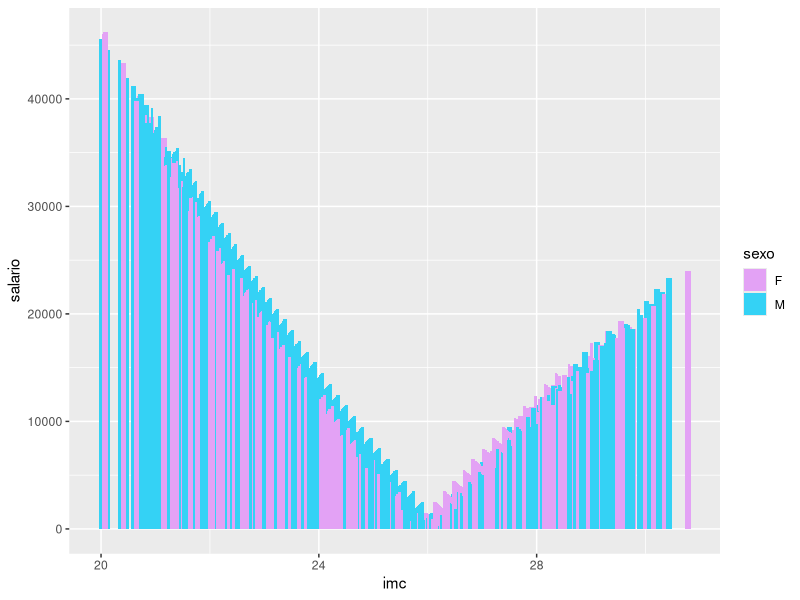
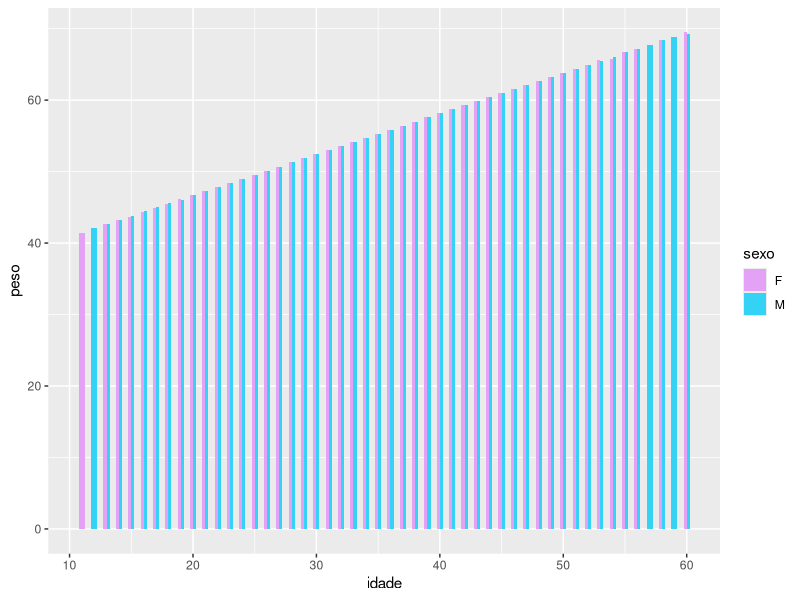
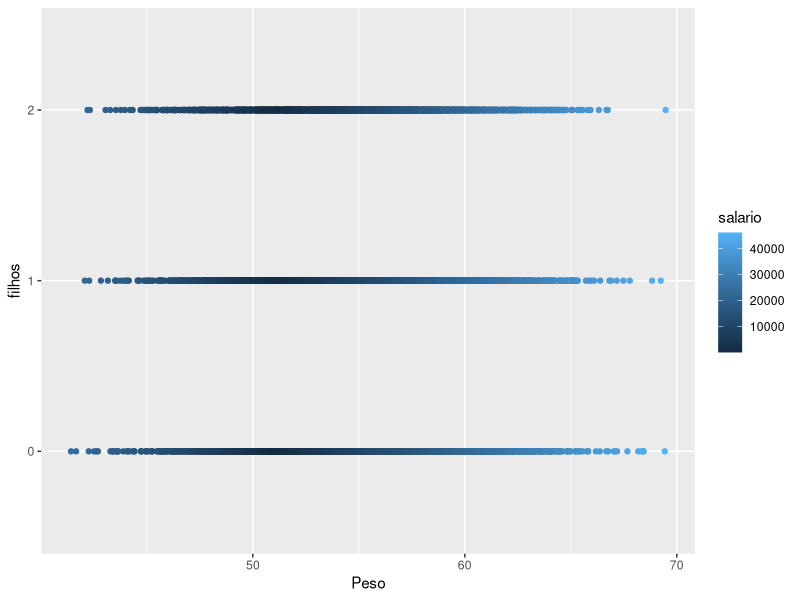
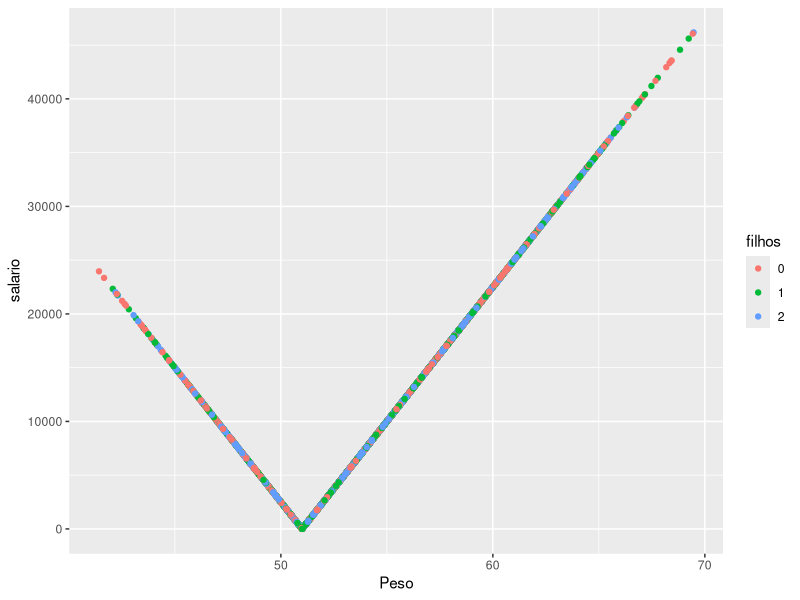
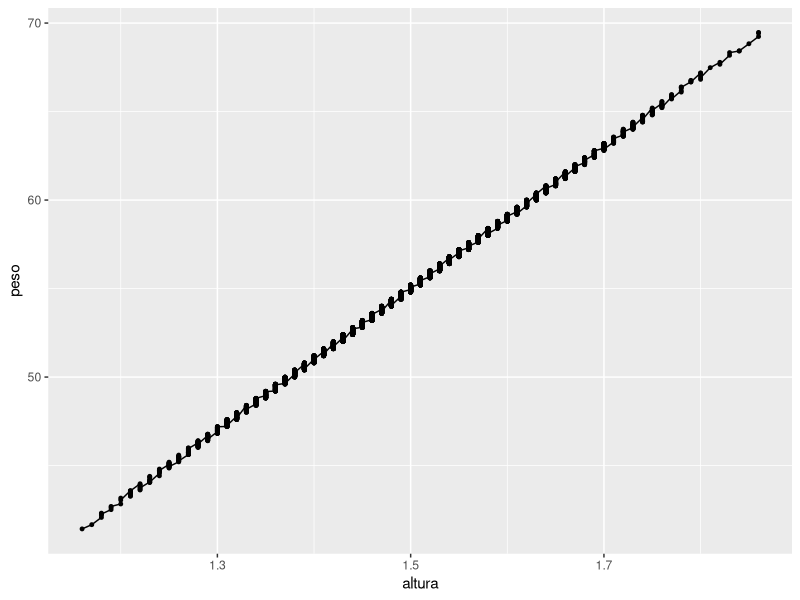
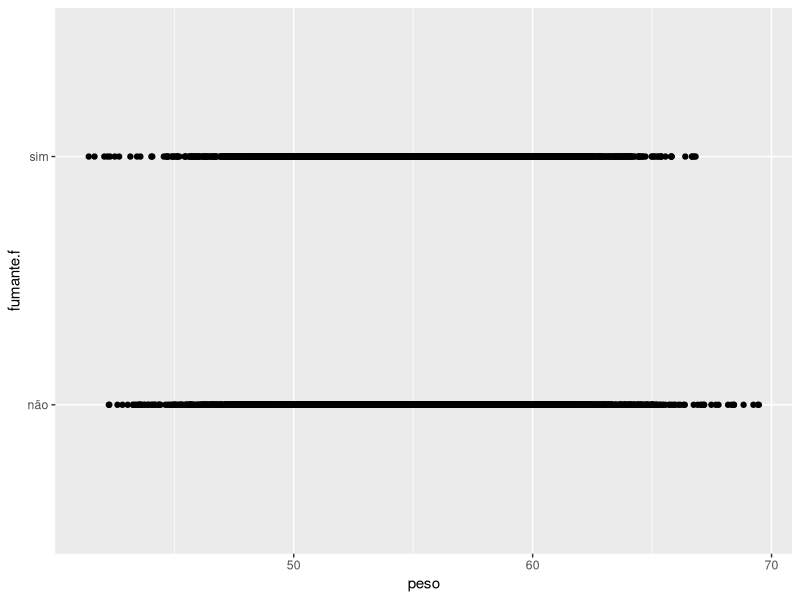

Write the R code that produced these figures, in order.

# Realize um levantamento sobre as seguintes relações 
library(ggplot2)

# Leitura do arquivo 
dados <- read.csv("projeto_final.csv", header = TRUE)
View(dados)

# IMC x Salário x Sexo
ggplot(dados, aes(x=imc, y=salario, fill=sexo)) +
  geom_bar(stat="identity", width=0.1,position=position_dodge(width=0.5))+
  scale_fill_manual(values=c('#e3a2f5','#34d2f5'))

# Peso x Idade x Sexo
ggplot(dados, aes(x=idade, y=peso, fill=sexo)) +
  geom_bar(stat="identity", width=0.5, position=position_dodge(width=0.5))+
  scale_fill_manual(values=c('#e3a2f5','#34d2f5'))

# Peso x Filhos x Salário

data <- dados
data$filhos <- as.factor(data$filhos)
sapply(data, class) 
#----------------------------------
g <- ggplot(data)
g <- g +
  geom_point(aes(x = peso,
                 y = filhos,
                 color = salario))
g <- g +labs(y = 'filhos',x = 'Peso')
g
#----------------------------------
g <- ggplot(data)
g <- g +
  geom_point(aes(x = peso,
                 y = salario,
                 color = filhos))
g <- g +labs(y = 'salario',x = 'Peso')
g
#----------------------------------
# Altura x Peso 
ggplot(dados, aes(x=altura, y=peso)) + 
  geom_line(aes(group=1)) +   
  geom_point(size=1)

# Peso x Fumante 

p <- ggplot(dados, aes(x=peso, y=fumante.f))
p + geom_point()

